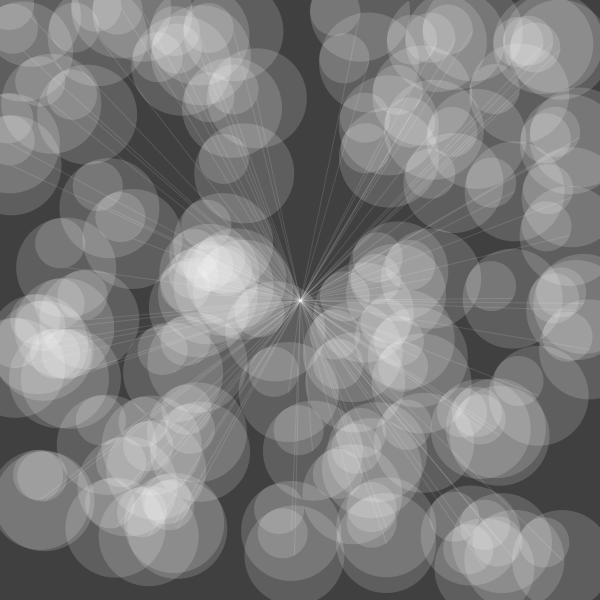
Frame 1 (no input)
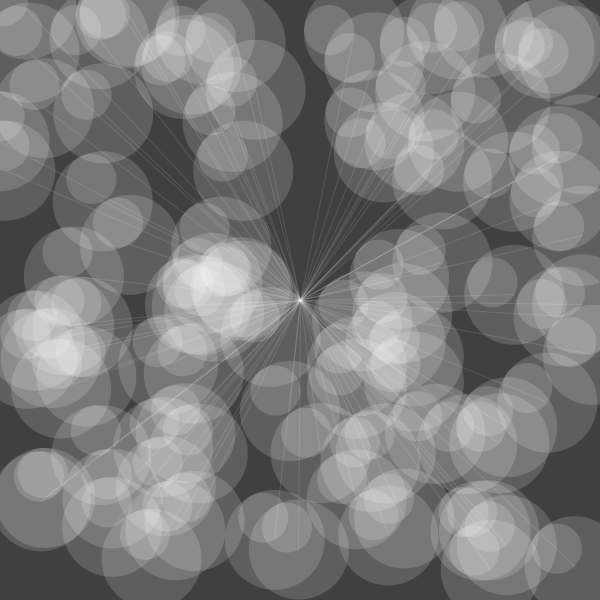
Frame 60 (the mouse pressed at the canvas centre just before this capture)
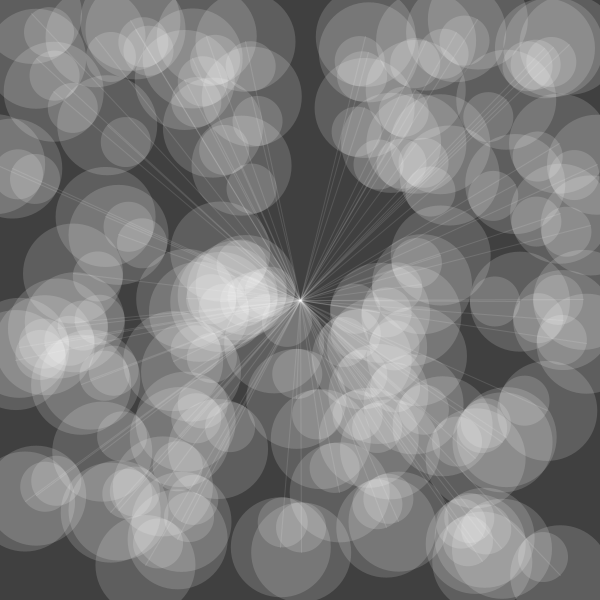
Frame 120 (the mouse held since frame 60 and released just before this capture)

The Processing sketch that drew these frames (run headless with seeded random() and noise(); from frame 60 on, the mouse is pressed at the canvas centre):

// Processing sketch: processing_4926
// ── processing_4926.pde

Eye [] eyes= new Eye[100];


void setup(){
  size(600,600);
  smooth();

  for( int i=0; i<eyes.length; i++){
    
    eyes[i] = new Eye(random(0,width), random(0,height));
  }
}


void draw(){
background(64);
 for( int i=0; i<eyes.length; i++){
    eyes[i].draw();
    
}
}

class Eye{
  float x;
  float y;
  


Eye(float init_x, float init_y){
  x= init_x;
  y= init_y;
}
 void draw()
 {
  x =x + random(-2,2); 
  y =y + random(-2,2);  
  stroke(255,30);
  strokeWeight(1);
  line(300, height/2, x, y);
   
  pushMatrix();
  translate(x,y);
  
  noStroke();
  fill(255,40);
  ellipse(0,0,100,100);
  
  float angle = atan2(mouseY - y, mouseX - x);
  rotate(angle);
  
  line(0,0,50,0);
  
  translate(25,0);
  fill(255,40);
  ellipse(0,0,50,50);
  

  popMatrix(); 
 } 
 
  
}
